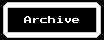

This is a level from a 2D game, rendered from its Tiled map with the project's own tilesets. A one-line summary and the complete map file follow:
An orthogonal 13x5 tile map with 8x8 px tiles, 1 tile layer (Tile Layer 1).

<map version="1.0" orientation="orthogonal" renderorder="right-down" width="13" height="5" tilewidth="8" tileheight="8" nextobjectid="1">
 <tileset firstgid="1" name="siteParts" tilewidth="8" tileheight="8" tilecount="256" columns="16">
  <image source="siteParts.png" width="128" height="128" />
 </tileset>
 <layer name="Tile Layer 1" width="13" height="5">
  <data encoding="csv">
1,2,2,2,2,2,2,2,2,2,2,2,2147483649,
17,53,54,55,56,57,56,53,54,55,56,57,2147483665,
17,56,56,113,114,115,116,117,118,119,56,56,2147483665,
17,53,54,55,56,57,53,53,54,55,56,57,2147483665,
33,3221225474,3221225474,3221225474,3221225474,3221225474,3221225474,3221225474,3221225474,3221225474,3221225474,3221225474,2147483681
</data>
 </layer>
</map>
